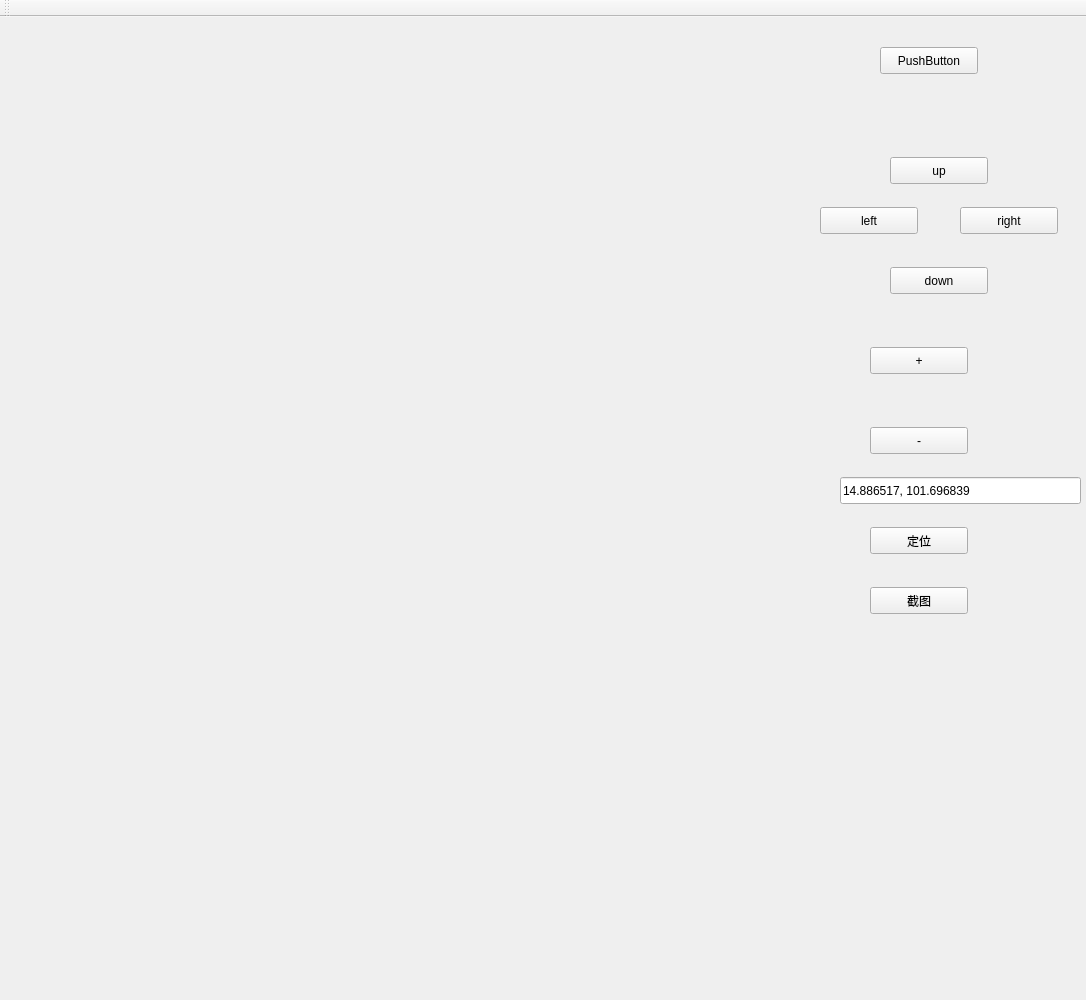
<?xml version="1.0" encoding="UTF-8"?>
<ui version="4.0">
 <class>MainWindow</class>
 <widget class="QMainWindow" name="MainWindow">
  <property name="geometry">
   <rect>
    <x>0</x>
    <y>0</y>
    <width>1086</width>
    <height>1000</height>
   </rect>
  </property>
  <property name="windowTitle">
   <string>MainWindow</string>
  </property>
  <widget class="QWidget" name="centralWidget">
   <widget class="QPushButton" name="pushButton">
    <property name="geometry">
     <rect>
      <x>880</x>
      <y>30</y>
      <width>98</width>
      <height>27</height>
     </rect>
    </property>
    <property name="text">
     <string>PushButton</string>
    </property>
   </widget>
   <widget class="QPushButton" name="btn_up">
    <property name="geometry">
     <rect>
      <x>890</x>
      <y>140</y>
      <width>98</width>
      <height>27</height>
     </rect>
    </property>
    <property name="text">
     <string>up</string>
    </property>
   </widget>
   <widget class="QPushButton" name="btn_down">
    <property name="geometry">
     <rect>
      <x>890</x>
      <y>250</y>
      <width>98</width>
      <height>27</height>
     </rect>
    </property>
    <property name="text">
     <string>down</string>
    </property>
   </widget>
   <widget class="QPushButton" name="btn_left">
    <property name="geometry">
     <rect>
      <x>820</x>
      <y>190</y>
      <width>98</width>
      <height>27</height>
     </rect>
    </property>
    <property name="text">
     <string>left</string>
    </property>
   </widget>
   <widget class="QPushButton" name="btn_right">
    <property name="geometry">
     <rect>
      <x>960</x>
      <y>190</y>
      <width>98</width>
      <height>27</height>
     </rect>
    </property>
    <property name="text">
     <string>right</string>
    </property>
   </widget>
   <widget class="QPushButton" name="btn_scale_add">
    <property name="geometry">
     <rect>
      <x>870</x>
      <y>330</y>
      <width>98</width>
      <height>27</height>
     </rect>
    </property>
    <property name="text">
     <string>+</string>
    </property>
   </widget>
   <widget class="QPushButton" name="btn_scale_sub">
    <property name="geometry">
     <rect>
      <x>870</x>
      <y>410</y>
      <width>98</width>
      <height>27</height>
     </rect>
    </property>
    <property name="text">
     <string>-</string>
    </property>
   </widget>
   <widget class="QLineEdit" name="line_lng">
    <property name="geometry">
     <rect>
      <x>840</x>
      <y>460</y>
      <width>241</width>
      <height>27</height>
     </rect>
    </property>
    <property name="text">
     <string>14.886517, 101.696839</string>
    </property>
   </widget>
   <widget class="QPushButton" name="push_dw">
    <property name="geometry">
     <rect>
      <x>870</x>
      <y>510</y>
      <width>98</width>
      <height>27</height>
     </rect>
    </property>
    <property name="text">
     <string>定位</string>
    </property>
   </widget>
   <widget class="QPushButton" name="pushButton_2">
    <property name="geometry">
     <rect>
      <x>870</x>
      <y>570</y>
      <width>98</width>
      <height>27</height>
     </rect>
    </property>
    <property name="text">
     <string>截图</string>
    </property>
   </widget>
  </widget>
  <widget class="QToolBar" name="mainToolBar">
   <attribute name="toolBarArea">
    <enum>TopToolBarArea</enum>
   </attribute>
   <attribute name="toolBarBreak">
    <bool>false</bool>
   </attribute>
  </widget>
 </widget>
 <layoutdefault spacing="6" margin="11"/>
 <resources/>
 <connections/>
</ui>
